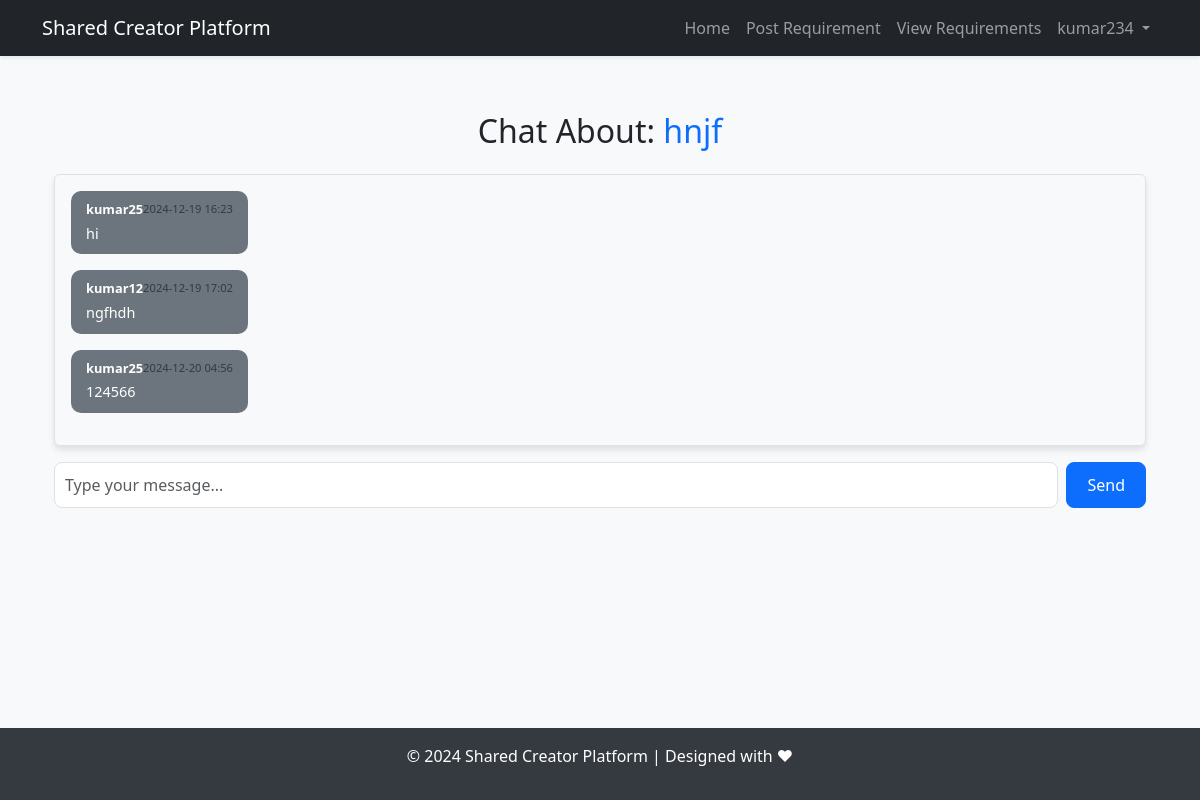
/auth/chat/2 (signed in), run on the app's committed database.
### app/models.py (models this page shows, shortened)
class User(db.Model, UserMixin):
    id = db.Column(db.Integer, primary_key=True)
    username = db.Column(db.String(80), unique=True, nullable=False)
    email = db.Column(db.String(120), unique=True, nullable=False)
    password_hash = db.Column(db.String(128), nullable=False)
    role = db.Column(db.String(10), nullable=False, default='user')

class Requirement(db.Model):
    id = db.Column(db.Integer, primary_key=True)
    title = db.Column(db.String(200), nullable=False)
    description = db.Column(db.Text, nullable=False)
    category = db.Column(db.String(50), nullable=False)  # e.g., Hackathon, Books, Collaboration
    contact_info = db.Column(db.String(200), nullable=False)
    user_id = db.Column(db.Integer, db.ForeignKey('user.id'), nullable=False)
    timestamp = db.Column(db.DateTime, default=db.func.now())
    user = db.relationship('User', backref='requirements')

class Message(db.Model):
    id = db.Column(db.Integer, primary_key=True)
    sender_id = db.Column(db.Integer, db.ForeignKey('user.id'), nullable=False)
    receiver_id = db.Column(db.Integer, db.ForeignKey('user.id'), nullable=False)
    requirement_id = db.Column(db.Integer, db.ForeignKey('requirement.id'), nullable=False)
    content = db.Column(db.Text, nullable=False)
    timestamp = db.Column(db.DateTime, default=db.func.now())
    sender = db.relationship('User', foreign_keys=[sender_id], backref='sent_messages')
    receiver = db.relationship('User', foreign_keys=[receiver_id], backref='received_messages')
    requirement = db.relationship('Requirement', backref='messages')

### app/blueprints/auth/routes.py (the view)
@auth.route('/chat/<int:requirement_id>', methods=['GET'])
@login_required
def chat(requirement_id):
    requirement = Requirement.query.get_or_404(requirement_id)
    messages = Message.query.filter_by(requirement_id=requirement.id).order_by(Message.timestamp).all()
    return render_template('chat.html', requirement=requirement, messages=messages)

### app/__init__.py (called while the page is built)
def create_app():
    app = Flask(__name__)
    app.config.from_object('config.Config')
    csrf.init_app(app)  # Initialize CSRF protection
    db.init_app(app)    # Initialize SQLAlchemy
    bcrypt.init_app(app)  # Initialize bcrypt
    login_manager.init_app(app)  # Initialize Flask-Login
    socketio.init_app(app, cors_allowed_origins="*")  # Initialize Flask-SocketIO
    migrate.init_app(app, db)  # Add this after initializing the database (db)
    from app.models import User
    @login_manager.user_loader
    def load_user(user_id):
        return User.query.get(int(user_id))
    from app.routes import bp as main_bp
    app.register_blueprint(main_bp)
    from app.blueprints.auth.routes import auth as auth_bp
    app.register_blueprint(auth_bp, url_prefix='/auth')
    return app

### app/templates/chat.html (shortened to what this page needs)
{% extends "base.html" %}
{% block content %}
<div class="container mt-4">
    <h2 class="text-center mb-4">Chat About: <span class="text-primary">{{ requirement.title }}</span></h2>
    <div id="chat-box" class="chat-box border rounded p-3 bg-light">
        {% for message in messages %}
        <div class="d-flex {% if message.sender_id == current_user.id %}justify-content-end{% else %}justify-content-start{% endif %} mb-3">
            <div class="chat-bubble {% if message.sender_id == current_user.id %}chat-bubble-right{% else %}chat-bubble-left{% endif %}">
                <div class="chat-header">
                    <strong>{{ 'You' if message.sender_id == current_user.id else message.sender.username }}</strong>
                    <small class="text-muted">{{ message.timestamp.strftime('%Y-%m-%d %H:%M') }}</small>
                </div>
                <div class="chat-message">
                    {{ message.content }}
                </div>
            </div>
        </div>
        {% endfor %}
    </div>
    <form id="message-form" class="mt-3 d-flex">
        <input type="text" id="message-input" class="form-control me-2" placeholder="Type your message..." required>
        <button type="submit" class="btn btn-primary">Send</button>
    </form>
</div>
{% endblock %}

### app/templates/base.html (shortened to what this page needs)
<!DOCTYPE html>
<html lang="en">
<head>
    <link href="https://cdn.jsdelivr.net/npm/bootstrap@5.3.0/dist/css/bootstrap.min.css" rel="stylesheet">
    <link href="https://cdn.jsdelivr.net/npm/bootstrap-icons/font/bootstrap-icons.css" rel="stylesheet">
</head>
<body>
    <nav class="navbar navbar-expand-lg navbar-dark bg-dark shadow-sm">
        <div class="container">
            <a class="navbar-brand" href="{{ url_for('main.home') }}">Shared Creator Platform</a>
            <div class="collapse navbar-collapse" id="navbarNav">
                <ul class="navbar-nav ms-auto">
                    <li class="nav-item">
                        <a class="nav-link" href="{{ url_for('main.home') }}">Home</a>
                    </li>
                    <li class="nav-item">
                        <a class="nav-link" href="{{ url_for('auth.post_requirement') }}">Post Requirement</a>
                    </li>
                    <li class="nav-item">
                        <a class="nav-link" href="{{ url_for('auth.view_requirements') }}">View Requirements</a>
                    </li>
                    {% if current_user.is_authenticated %}
                        <li class="nav-item dropdown">
                            <a class="nav-link dropdown-toggle" href="#" id="userDropdown" role="button" data-bs-toggle="dropdown" aria-expanded="false">
                                {{ current_user.username }}
                            </a>
                        </li>
                    {% endif %}
                </ul>
            </div>
        </div>
    </nav>
    <main class="container">
        {% block content %}{% endblock %}
    </main>
    <footer>
        <p>&copy; 2024 Shared Creator Platform | Designed with ❤</p>
    </footer>
</body>
</html>

### app/templates/base.html (style rules this page uses)
body { background-color: #f8f9fa; min-height: 100vh; display: flex; flex-direction: column; }
main { flex: 1; margin-top: 2rem; }
footer { background-color: #343a40; color: white; text-align: center; padding: 1rem 0; }

### app/templates/chat.html (style rules this page uses)
.chat-box { max-height: 500px; overflow-y: auto; background-color: #f8f9fa; border: 1px solid #dee2e6; padding: 1rem; border-radius: 0.5rem; box-shadow: 0 4px 6px rgba(0, 0, 0, 0.1); }
.chat-bubble { max-width: 75%; padding: 10px 15px; border-radius: 10px; color: #fff; font-size: 0.9rem; line-height: 1.4; }
.chat-bubble-left { background-color: #6c757d; text-align: left; }
.chat-header { display: flex; justify-content: space-between; font-size: 0.8rem; margin-bottom: 5px; }
.chat-message { word-wrap: break-word; }
#message-input { border-radius: 0.5rem; padding: 10px; }
#message-form button { border-radius: 0.5rem; padding: 10px 20px; }

### data on the page
User: username "kumar234"
Requirement: title "hnjf"
Message: timestamp "2024-12-19 16:23", content "hi"
User: username "kumar25"
Message: timestamp "2024-12-19 17:02", content "ngfhdh"
User: username "kumar12"
Message: timestamp "2024-12-20 04:56", content "124566"
